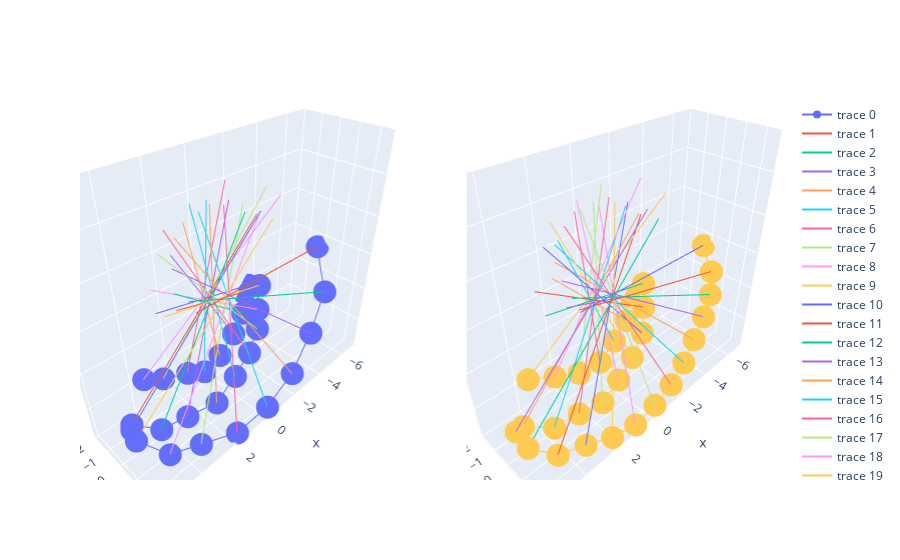

Write notebook code for a chart like this one.
### Markdown cell above
## Ploting cameras and rays

### Code cell
from plotly.subplots import make_subplots
import plotly.graph_objects as go

fig = make_subplots(rows=1, cols=2, specs=[[{"type": "scene"}, {"type": "scene"}]])

# Original cameras
fig.add_trace(go.Scatter3d(x=origins[:, 0], y=origins[:, 1], z=origins[:, 2]), row=1, col=1)

# Focal lines
for i in range(points_3d_rays.shape[0]):
    fig.add_trace(go.Scatter3d(x=points_3d_rays[i, 0:2, 0], y=points_3d_rays[i, 0:2, 1], z=points_3d_rays[i, 0:2, 2], mode='lines'))


fig.add_trace(go.Scatter3d(x=origins_new[:, 0], y=origins_new[:, 1], z=origins_new[:, 2]), row=1, col=2)

# Focal lines
for i in range(points_3d_rays_new.shape[0]):
    fig.add_trace(go.Scatter3d(x=points_3d_rays_new[i, 0:2, 0], y=points_3d_rays_new[i, 0:2, 1], z=points_3d_rays_new[i, 0:2, 2], mode='lines'), row=1, col=2)

fig.show()

### Figure 1 — Plotly figure (JSON) as saved in the notebook; plotly's stock layout.template omitted (floating-point values rounded to 4 significant figures)
{"data": [{"scene": "scene", "type": "scatter3d", "x": [-6.788, -6.121, -4.154, -2.191, -0.1802, 1.712, 3.432, 4.795, 5.76, 5.482, 5.198, 4.159, 2.856, 1.293, -0.08126, -1.315, -2.237, -2.753, -3.441, -3.337, -3.115, -2.572, -1.539, -0.271, 0.8067, 1.636, 2.846, 3.65], "y": [-0.226, 0.9848, 1.734, 2.254, 2.491, 2.433, 2.032, 1.736, 1.054, 0.2638, -0.2375, 0.2906, 0.457, 0.6694, 0.4908, 0.2235, -0.1339, -0.6048, -1.167, -1.81, -1.946, -1.475, -1.1, -0.7651, -0.6949, -0.9405, -1.136, -1.454], "z": [3.429, 1.502, 0.338, -0.712, -1.261, -1.431, -0.9633, -0.5951, 0.5438, 0.2181, -0.1583, -0.9354, -1.062, -1.259, -0.6511, -0.1261, 0.6356, 1.313, 2.166, 1.911, 1.501, 0.7057, 0.1557, -0.2565, -0.5501, -0.236, 0.1435, 0.4489]}, {"mode": "lines", "type": "scatter3d", "x": [-6.788, 2.859], "y": [-0.226, 1.546], "z": [3.429, 5.376]}, {"mode": "lines", "type": "scatter3d", "x": [-6.121, 2.916], "y": [0.9848, 1.276], "z": [1.502, 5.773]}, {"mode": "lines", "type": "scatter3d", "x": [-4.154, 3.197], "y": [1.734, 0.8601], "z": [0.338, 7.061]}, {"mode": "lines", "type": "scatter3d", "x": [-2.191, 2.648], "y": [2.254, 0.3881], "z": [-0.712, 7.838]}, {"mode": "lines", "type": "scatter3d", "x": [-0.1802, 1.423], "y": [2.491, 0.2476], "z": [-1.261, 8.352]}, {"mode": "lines", "type": "scatter3d", "x": [1.712, 0.2162], "y": [2.433, 0.2592], "z": [-1.431, 8.215]}, {"mode": "lines", "type": "scatter3d", "x": [3.432, -0.6494], "y": [2.032, 0.3767], "z": [-0.9633, 8.015]}, {"mode": "lines", "type": "scatter3d", "x": [4.795, -1.027], "y": [1.736, 0.8286], "z": [-0.5951, 7.485]}, {"mode": "lines", "type": "scatter3d", "x": [5.76, -1.547], "y": [1.054, 1.144], "z": [0.5438, 7.371]}, {"mode": "lines", "type": "scatter3d", "x": [5.482, -0.9729], "y": [0.2638, 1.008], "z": [0.2181, 7.819]}, {"mode": "lines", "type": "scatter3d", "x": [5.198, -0.6478], "y": [-0.2375, 1.111], "z": [-0.1583, 7.842]}, {"mode": "lines", "type": "scatter3d", "x": [4.159, -0.19], "y": [0.2906, 0.9538], "z": [-0.9354, 8.045]}, {"mode": "lines", "type": "scatter3d", "x": [2.856, 0.4346], "y": [0.457, 0.7528], "z": [-1.062, 8.636]}, {"mode": "lines", "type": "scatter3d", "x": [1.293, 1.287], "y": [0.6694, 0.696], "z": [-1.259, 8.74]}, {"mode": "lines", "type": "scatter3d", "x": [-0.08126, 2.221], "y": [0.4908, 0.7729], "z": [-0.6511, 9.076]}, {"mode": "lines", "type": "scatter3d", "x": [-1.315, 3.448], "y": [0.2235, 0.943], "z": [-0.1261, 8.637]}, {"mode": "lines", "type": "scatter3d", "x": [-2.237, 4.07], "y": [-0.1339, 1.457], "z": [0.6356, 8.232]}, {"mode": "lines", "type": "scatter3d", "x": [-2.753, 4.733], "y": [-0.6048, 1.867], "z": [1.313, 7.466]}, {"mode": "lines", "type": "scatter3d", "x": [-3.441, 4.712], "y": [-1.167, 2.381], "z": [2.166, 6.742]}, {"mode": "lines", "type": "scatter3d", "x": [-3.337, 4.696], "y": [-1.81, 1.893], "z": [1.911, 6.576]}, {"mode": "lines", "type": "scatter3d", "x": [-3.115, 4.245], "y": [-1.946, 2.373], "z": [1.501, 6.715]}, {"mode": "lines", "type": "scatter3d", "x": [-2.572, 4.133], "y": [-1.475, 2.152], "z": [0.7057, 7.178]}, {"mode": "lines", "type": "scatter3d", "x": [-1.539, 3.764], "y": [-1.1, 1.654], "z": [0.1557, 8.173]}, {"mode": "lines", "type": "scatter3d", "x": [-0.271, 3.022], "y": [-0.7651, 1.424], "z": [-0.2565, 8.929]}, {"mode": "lines", "type": "scatter3d", "x": [0.8067, 1.838], "y": [-0.6949, 1.183], "z": [-0.5501, 9.218]}, {"mode": "lines", "type": "scatter3d", "x": [1.636, 0.8373], "y": [-0.9405, 1.007], "z": [-0.236, 9.54]}, {"mode": "lines", "type": "scatter3d", "x": [2.846, -0.5579], "y": [-1.136, 1.633], "z": [0.1435, 9.13]}, {"mode": "lines", "type": "scatter3d", "x": [3.65, -1.294], "y": [-1.454, 1.656], "z": [0.4489, 8.566]}, {"scene": "scene2", "type": "scatter3d", "x": [-6.788, -6.675, -5.979, -4.947, -3.824, -2.729, -1.569, -0.3149, 0.9765, 2.227, 3.434, 4.655, 5.646, 5.529, 4.907, 3.803, 2.511, 1.256, 0.08817, -1.079, -2.095, -2.801, -3.454, -3.007, -2.24, -1.083, 0.1226, 1.316, 2.504, 3.65], "y": [-0.226, 0.5137, 1.064, 1.484, 1.834, 2.137, 2.358, 2.483, 2.503, 2.334, 2.031, 1.769, 1.358, 0.3698, -0.199, 0.4001, 0.4944, 0.6707, 0.527, 0.2778, -0.04075, -0.6341, -1.287, -1.898, -1.298, -0.976, -0.6952, -0.8391, -1.082, -1.454], "z": [3.429, 2.219, 1.385, 0.7535, 0.153, -0.462, -0.9298, -1.233, -1.446, -1.317, -0.963, -0.6792, 0.3346, 0.2803, -0.464, -1.011, -1.116, -1.254, -0.7358, -0.2449, 0.4834, 1.379, 2.166, 1.304, 0.4654, 0.009282, -0.4122, -0.3887, 0.05078, 0.4489]}, {"mode": "lines", "scene": "scene2", "type": "scatter3d", "x": [-6.788, 2.859], "y": [-0.226, 1.546], "z": [3.429, 5.376]}, {"mode": "lines", "scene": "scene2", "type": "scatter3d", "x": [-6.675, 2.777], "y": [0.5137, 1.402], "z": [2.219, 5.363]}, {"mode": "lines", "scene": "scene2", "type": "scatter3d", "x": [-5.979, 2.953], "y": [1.064, 1.249], "z": [1.385, 5.879]}, {"mode": "lines", "scene": "scene2", "type": "scatter3d", "x": [-4.947, 3.154], "y": [1.484, 1.043], "z": [0.7535, 6.6]}, {"mode": "lines", "scene": "scene2", "type": "scatter3d", "x": [-3.824, 3.173], "y": [1.834, 0.7745], "z": [0.153, 7.219]}, {"mode": "lines", "scene": "scene2", "type": "scatter3d", "x": [-2.729, 2.89], "y": [2.137, 0.4941], "z": [-0.462, 7.645]}, {"mode": "lines", "scene": "scene2", "type": "scatter3d", "x": [-1.569, 2.307], "y": [2.358, 0.308], "z": [-0.9298, 8.058]}, {"mode": "lines", "scene": "scene2", "type": "scatter3d", "x": [-0.3149, 1.51], "y": [2.483, 0.2492], "z": [-1.233, 8.342]}, {"mode": "lines", "scene": "scene2", "type": "scatter3d", "x": [0.9765, 0.679], "y": [2.503, 0.2498], "z": [-1.446, 8.292]}, {"mode": "lines", "scene": "scene2", "type": "scatter3d", "x": [2.227, -0.09823], "y": [2.334, 0.2636], "z": [-1.317, 8.186]}, {"mode": "lines", "scene": "scene2", "type": "scatter3d", "x": [3.434, -0.6499], "y": [2.031, 0.3772], "z": [-0.963, 8.014]}, {"mode": "lines", "scene": "scene2", "type": "scatter3d", "x": [4.655, -0.9604], "y": [1.769, 0.7767], "z": [-0.6792, 7.536]}, {"mode": "lines", "scene": "scene2", "type": "scatter3d", "x": [5.646, -1.564], "y": [1.358, 1.139], "z": [0.3346, 7.26]}, {"mode": "lines", "scene": "scene2", "type": "scatter3d", "x": [5.529, -1.05], "y": [0.3698, 1.009], "z": [0.2803, 7.784]}, {"mode": "lines", "scene": "scene2", "type": "scatter3d", "x": [4.907, -0.4989], "y": [-0.199, 1.105], "z": [-0.464, 7.847]}, {"mode": "lines", "scene": "scene2", "type": "scatter3d", "x": [3.803, -0.02448], "y": [0.4001, 0.8878], "z": [-1.011, 8.215]}, {"mode": "lines", "scene": "scene2", "type": "scatter3d", "x": [2.511, 0.6128], "y": [0.4944, 0.7221], "z": [-1.116, 8.699]}, {"mode": "lines", "scene": "scene2", "type": "scatter3d", "x": [1.256, 1.308], "y": [0.6707, 0.6973], "z": [-1.254, 8.746]}, {"mode": "lines", "scene": "scene2", "type": "scatter3d", "x": [0.08817, 2.07], "y": [0.527, 0.7653], "z": [-0.7358, 9.063]}, {"mode": "lines", "scene": "scene2", "type": "scatter3d", "x": [-1.079, 3.249], "y": [0.2778, 0.8712], "z": [-0.2449, 8.75]}, {"mode": "lines", "scene": "scene2", "type": "scatter3d", "x": [-2.095, 3.932], "y": [-0.04075, 1.366], "z": [0.4834, 8.338]}, {"mode": "lines", "scene": "scene2", "type": "scatter3d", "x": [-2.801, 4.759], "y": [-0.6341, 1.92], "z": [1.379, 7.406]}, {"mode": "lines", "scene": "scene2", "type": "scatter3d", "x": [-3.454, 4.727], "y": [-1.287, 2.273], "z": [2.166, 6.683]}, {"mode": "lines", "scene": "scene2", "type": "scatter3d", "x": [-3.007, 4.108], "y": [-1.898, 2.506], "z": [1.304, 6.779]}, {"mode": "lines", "scene": "scene2", "type": "scatter3d", "x": [-2.24, 4.081], "y": [-1.298, 1.89], "z": [0.4654, 7.529]}, {"mode": "lines", "scene": "scene2", "type": "scatter3d", "x": [-1.083, 3.537], "y": [-0.976, 1.582], "z": [0.009282, 8.501]}, {"mode": "lines", "scene": "scene2", "type": "scatter3d", "x": [0.1226, 2.64], "y": [-0.6952, 1.337], "z": [-0.4122, 9.05]}, {"mode": "lines", "scene": "scene2", "type": "scatter3d", "x": [1.316, 1.227], "y": [-0.8391, 1.03], "z": [-0.3887, 9.435]}, {"mode": "lines", "scene": "scene2", "type": "scatter3d", "x": [2.504, -0.1985], "y": [-1.082, 1.424], "z": [0.05078, 9.347]}, {"mode": "lines", "scene": "scene2", "type": "scatter3d", "x": [3.65, -1.294], "y": [-1.454, 1.656], "z": [0.4489, 8.566]}], "layout": {"scene": {"domain": {"x": [0, 0.45], "y": [0, 1]}}, "scene2": {"domain": {"x": [0.55, 1], "y": [0, 1]}}}}
